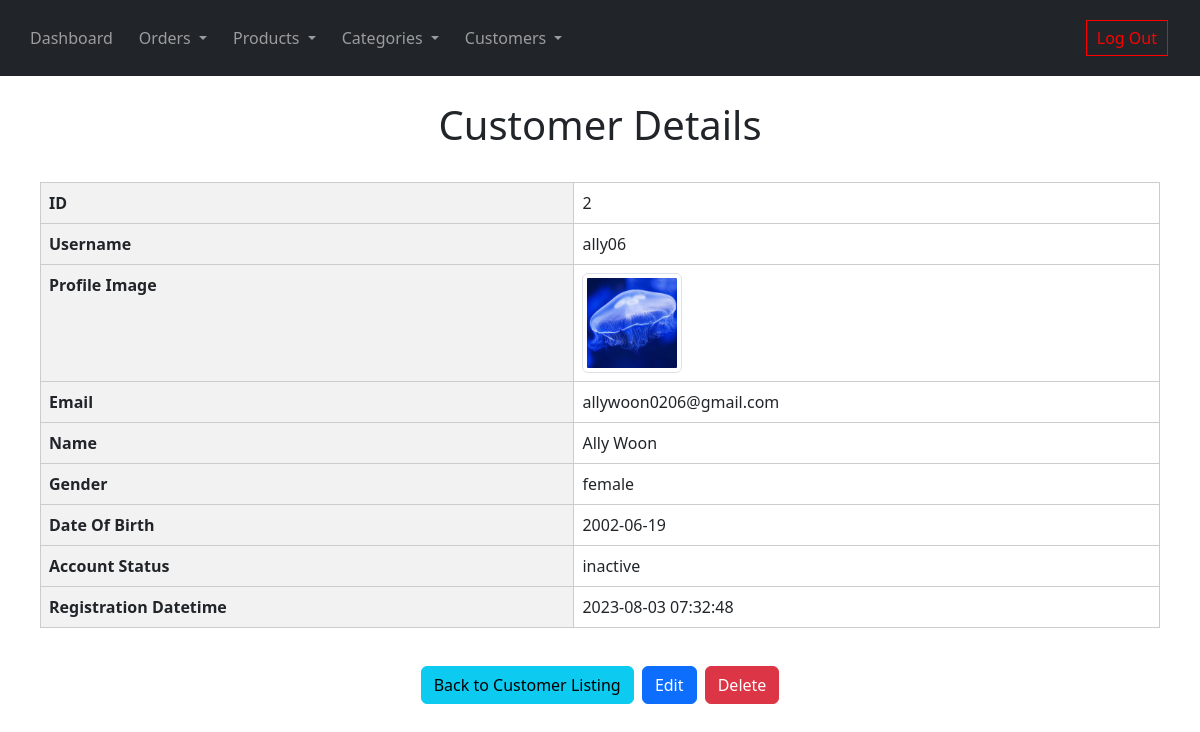
Page /customer_read_one.php?ID=2 (signed in) on the committed database.
### tables this page shows
CREATE TABLE IF NOT EXISTS `customers` (
  `ID` int(11) NOT NULL AUTO_INCREMENT,
  `username` varchar(20) NOT NULL,
  `email` varchar(50) NOT NULL,
  `password` varchar(255) NOT NULL,
  `first_name` varchar(30) NOT NULL,
  `last_name` varchar(20) NOT NULL,
  `gender` enum('female','male') NOT NULL,
  `date_of_birth` date NOT NULL,
  `account_status` enum('active','pending','inactive') NOT NULL,
  `customer_image` text,
  `registration_date_time` datetime NOT NULL,
  PRIMARY KEY (`ID`),
  UNIQUE KEY `username` (`username`)
);

### customer_read_one.php (the view, shortened to what this page needs)
<!DOCTYPE HTML>
<html>
<head>
</head>
<body>
    <?php
    include 'navbar.php';
    ?>
    <div class="container">
        <div class="page-header">
            <h1>Customer Details</h1>
        </div>
        <?php
        $ID = isset($_GET['ID']) ? $_GET['ID'] : die('ERROR: Record ID not found.');
        include 'config/database.php';
        try {
            $query = "SELECT ID,username, email, first_name, last_name, gender, date_of_birth, account_status, customer_image, registration_date_time FROM customers WHERE ID = ?";
            $stmt = $con->prepare($query);
            $stmt->bindParam(1, $ID);
            $stmt->execute();
            $row = $stmt->fetch(PDO::FETCH_ASSOC);
            $ID = $row['ID'];
            $username = $row['username'];
            $email = $row['email'];
            $first_name = $row['first_name'];
            $last_name = $row['last_name'];
            $gender = $row['gender'];
            $date_of_birth = $row['date_of_birth'];
            $account_status = $row['account_status'];
            $customer_image = $row['customer_image'];
            $registration_date_time = $row['registration_date_time'];
        }
        catch (PDOException $exception) {
            die('ERROR: ' . $exception->getMessage());
        }
        ?>
        <div class='table-responsive table-mobile-responsive'>
            <table class='table table-hover table-responsive table-bordered'>
                <tr>
                    <th class="w-30">ID</th>
                    <td>
                        <?php echo htmlspecialchars($ID, ENT_QUOTES); ?>
                    </td>
                </tr>
                <tr>
                    <th>Username</th>
                    <td>
                        <?php echo htmlspecialchars($username, ENT_QUOTES); ?>
                    </td>
                </tr>
                <tr>
                    <th>Profile Image</th>
                    <td>
                        <?php $imageSource = !empty($customer_image) ? $customer_image :
                            'http://localhost/web/project/img/default_profile_photo.jpg';
                        echo "<img src={$imageSource} class='img-thumbnail' width=100px height=100px>"; ?>
                    </td>
                </tr>
                <tr>
                    <th>Email</th>
                    <td>
                        <?php echo htmlspecialchars($email, ENT_QUOTES); ?>
                    </td>
                </tr>
                <tr>
                    <th>Name</th>
                    <td>
                        <?php echo htmlspecialchars($first_name, ENT_QUOTES) . " " . htmlspecialchars($last_name, ENT_QUOTES);
                        ; ?>
                    </td>
                </tr>
                <tr>
                    <th>Gender</th>
                    <td>
                        <?php echo htmlspecialchars($gender, ENT_QUOTES); ?>
                    </td>
                </tr>
                <tr>
                    <th>Date Of Birth</th>
                    <td>
                        <?php echo htmlspecialchars($date_of_birth, ENT_QUOTES); ?>
                    </td>
                </tr>
                <tr>
                    <th>Account Status</th>
                    <td>
                        <?php echo htmlspecialchars($account_status, ENT_QUOTES); ?>
                    </td>
                </tr>
                <tr>
                    <th>Registration Datetime</th>
                    <td>
                        <?php echo htmlspecialchars($registration_date_time, ENT_QUOTES); ?>
                    </td>
                </tr>
            </table>
        </div>
        <div class="readOneBtn">
            <?php echo "<a href='customer_read.php' class='btn btn-info m-r-1em'>Back to Customer Listing</a> ";
            echo "<a href='customer_update.php?ID={$ID}' class='btn btn-primary m-r-1em'>Edit</a> ";
            echo "<a href='#' onclick='delete_customer({$ID});'  class='btn btn-danger'>Delete</a>"; ?>
        </div>
    </div>
</body>
</html>

### navbar.php (style rules this page uses)
.container { margin-bottom: 6%; padding: 0 10px; }
.page-header { margin: 15px 0px; text-align: center; padding: 10px; }
.table th, .table td { border: 1px solid #ccc; padding: 8px; }
.table th { background-color: #f2f2f2; }
.readOneBtn { text-align: center; margin: 20px 0 35px 0; }
.readOneBtn btn, .readOneBtn a { margin: 2px; }

### rows in the picture
customers: ID "2", username "ally06", customer_image (picture), email "allywoon0206@gmail.com", first_name "Ally", last_name "Woon", gender "female", date_of_birth "2002-06-19", account_status "inactive", registration_date_time "2023-08-03 07:32:48"
